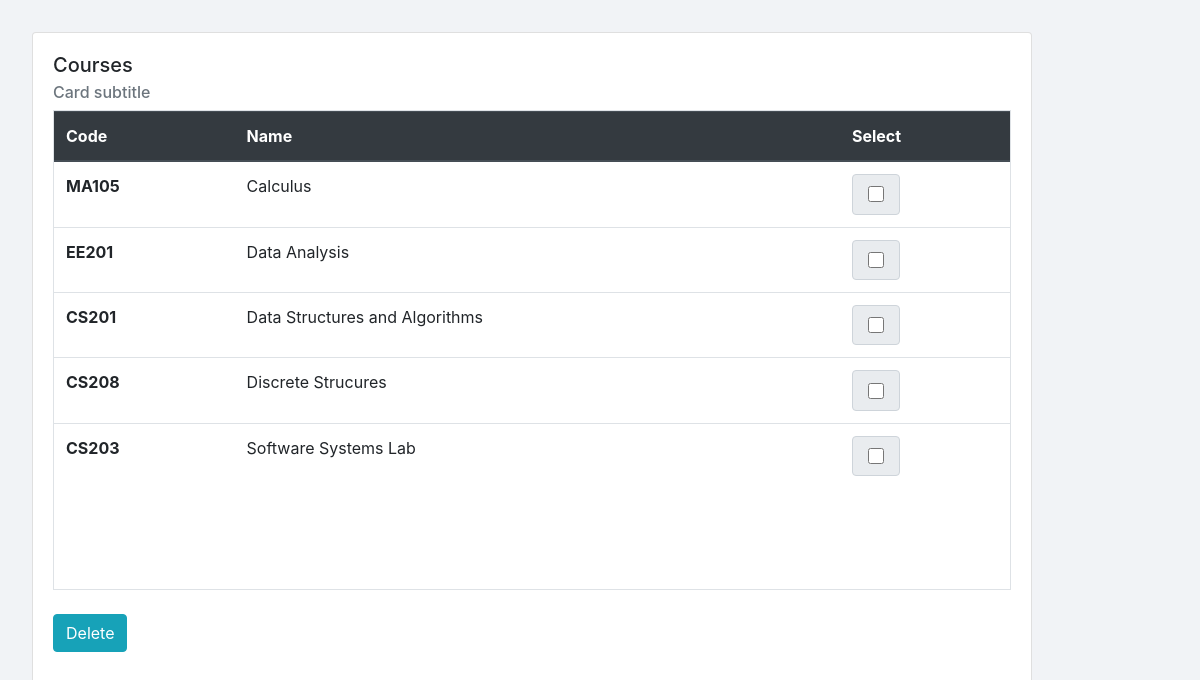
Page /data/courses on the committed database.
### attendance/models.py (models this page shows, shortened)
class Course(models.Model):
	people = models.ManyToManyField(User, blank = True)
	code = models.CharField(max_length=6, default='code')
	name = models.CharField(max_length=100, default='Course Name')
	next_class = models.DateTimeField(blank=True, default = timezone.now)
	being_held = models.BooleanField(default = False)
	classes_held = models.IntegerField(default = 0)
	class Meta:
		ordering = ['name']

### attendance/views.py (the view)
# urls.py: path('data/courses', views.courseList, name='course-list'),
def courseList(request):
	if request.method == 'POST':
		if 'todelete' in request.POST:
			courses = list(map(int, request.POST.getlist('todelete')))
			Course.objects.filter(pk__in = courses).delete()
			messages.success(request, 'Courses deleted successfully')
	context = {
		'courses': Course.objects.all()
	}
	context['heading'] = "Courses"
	return render(request, 'attendance/course_list.html', context)

### attendance/templates/attendance/course_list.html (shortened to what this page needs)
{% extends "user/base.html" %}
{% load static %}
{% load crispy_forms_tags %}
{% block content %}
<div class="card">
  <div class="card-body">
    <h5 class="card-title">
    	{{ heading }}
    </h5>
    <h6 class="card-subtitle mb-2 text-muted">Card subtitle</h6>
    <form  style="height: 80vh" method="POST" onsubmit="return confirm('Are you sure you want to delete these courses?')">
    <div class="scrollbox mb-4 border">
    <table class="table">
	  <thead class="thead-dark">
	    <tr>
	      <th scope="col">Code</th>
	      <th scope="col">Name</th>
	      <th scope="col">Select</th>
	    </tr>
	  </thead>
	  <tbody>
	  	{% for course in courses %}
	    <tr>
	      <th scope="row">{{course.code}}</th>
	      <td>{{course.name}}</td>
	      <td>
	      	<div class="input-group-text" style="width: 3rem;">
		      <input type="checkbox" name="todelete" style="margin:0.2rem; width: 1.25rem; height: 1.25rem" value = '{{course.id}}'>
		    </div>
		  </td>
	    </tr>
	    {% endfor %}
	  </tbody>
	</table>
	</div>
	<button class="btn btn-info">Delete</button>
	</form>
  </div>
</div>
{% endblock %}

### attendance/templates/attendance/course_list.html (style rules this page uses)
body { background-color: #f1f3f6; }
.card { animation-duration: 1s; margin: 2rem; max-width: 1000px; }
.scrollbox { height: 30rem; overflow-y: auto; }

### rows in the picture
Course: code "MA105", name "Calculus"
Course: code "EE201", name "Data Analysis"
Course: code "CS201", name "Data Structures and Algorithms"
Course: code "CS208", name "Discrete Strucures"
Course: code "CS203", name "Software Systems Lab"

### other values in the picture
{{ heading }} "Courses"
